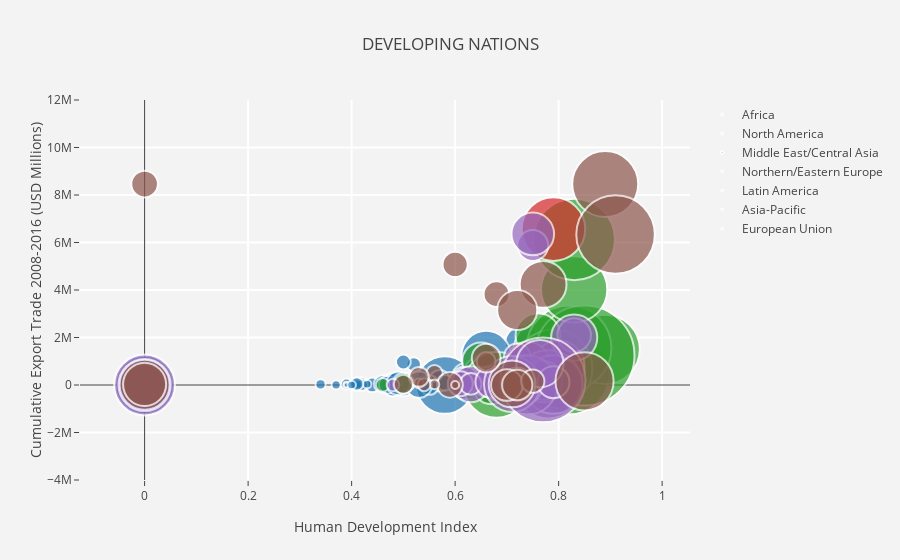

Notebook code for this chart:
### Markdown cell above
# **Developing vs First World Countries**

### Code cell
import plotly.plotly as py
import plotly.graph_objs as go
from plotly.offline import init_notebook_mode, iplot
init_notebook_mode(connected=True)
import pandas as pd
import math

df_2007 = DEVELOPING
df_2007['HDI'].fillna(0, inplace=True)
df_2007['ExpTrade_Mill'].fillna(0, inplace=True)
df_2007['Total Ecological Footprint'].fillna(0, inplace=True)
df_2007['GDP per Capita'].fillna(0, inplace=True)
df_2007["Population (millions)"].fillna(0, inplace=True)
df_2007["Carbon Footprint"].fillna(0, inplace=True)

#slope = 2.666051223553066e-05
hover_text = []
bubble_size = []

for index, row in df_2007.iterrows(): # each row of the df_2007 will be referenced
    hover_text.append(('Country: {country}<br>'+
                      'Total Ecological Footprint: {EcoFoot}<br>'+
                      'GDP per capita: {gdp}<br>'+
                      'Population (Millions): {pop}<br>'+
                      'Year: {year}').format(country=row['Country'],
                                            EcoFoot=row['Total Ecological Footprint'],
                                            gdp=row['GDP per Capita'],
                                            pop=row["Population (millions)"],
                                            year='2016'))
    #bubble_size.append(math.sqrt(row["Population (millions)"]*slope))
    bubble_size.append(row["Carbon Footprint"])

df_2007['text'] = hover_text
df_2007['size'] = bubble_size
sizeref = 2.*max(df_2007['size'])/(100**2)

trace0 = go.Scatter(
    x=df_2007['HDI'][df_2007['Region'] == 'Africa'],
    y=df_2007['ExpTrade_Mill'][df_2007['Region'] == 'Africa'],
    mode='markers',
    name='Africa',
    text=df_2007['text'][df_2007['Region'] == 'Africa'],
    marker=dict(
        symbol='circle',
        sizemode='area',
        sizeref=sizeref,
        size=df_2007['size'][df_2007['Region'] == 'Africa'],
        line=dict(
            width=2
        ),
    )
)
trace1 = go.Scatter(
    x=df_2007['HDI'][df_2007['Region'] == 'North America'],
    y=df_2007['ExpTrade_Mill'][df_2007['Region'] == 'North America'],
    mode='markers',
    name='North America',
    text=df_2007['text'][df_2007['Region'] == 'North America'],
    marker=dict(
        sizemode='area',
        sizeref=sizeref,
        size=df_2007['size'][df_2007['Region'] == 'North America'],
        line=dict(
            width=2
        ),
    )
)
trace2 = go.Scatter(
    x=df_2007['HDI'][df_2007['Region'] == 'Middle East/Central Asia'],
    y=df_2007['ExpTrade_Mill'][df_2007['Region'] == 'Middle East/Central Asia'],
    mode='markers',
    name='Middle East/Central Asia',
    text=df_2007['text'][df_2007['Region'] == 'Middle East/Central Asia'],
    marker=dict(
        sizemode='area',
        sizeref=sizeref,
        size=df_2007['size'][df_2007['Region'] == 'Middle East/Central Asia'],
        line=dict(
            width=2
        ),
    )
)
trace3 = go.Scatter(
    x=df_2007['HDI'][df_2007['Region'] == 'Northern/Eastern Europe'],
    y=df_2007['ExpTrade_Mill'][df_2007['Region'] == 'Northern/Eastern Europe'],
    mode='markers',
    name='Northern/Eastern Europe',
    text=df_2007['text'][df_2007['Region'] == 'Northern/Eastern Europe'],
    marker=dict(
        sizemode='area',
        sizeref=sizeref,
        size=df_2007['size'][df_2007['Region'] == 'Northern/Eastern Europe'],
        line=dict(
            width=2
        ),
    )
)
trace4 = go.Scatter(
    x=df_2007['HDI'][df_2007['Region'] == 'Latin America'],
    y=df_2007['ExpTrade_Mill'][df_2007['Region'] == 'Latin America'],
    mode='markers',
    name='Latin America',
    text=df_2007['text'][df_2007['Region'] == 'Latin America'],
    marker=dict(
        sizemode='area',
        sizeref=sizeref,
        size=df_2007['size'][df_2007['Region'] == 'Latin America'],
        line=dict(
            width=2
        ),
    )
)

trace5 = go.Scatter(
    x=df_2007['HDI'][df_2007['Region'] == 'Asia-Pacific'],
    y=df_2007['ExpTrade_Mill'][df_2007['Region'] == 'Asia-Pacific'],
    mode='markers',
    name='Asia-Pacific',
    text=df_2007['text'][df_2007['Region'] == 'Asia-Pacific'],
    marker=dict(
        sizemode='area',
        sizeref=sizeref,
        size=df_2007['size'][df_2007['Region'] == 'Asia-Pacific'],
        line=dict(
            width=2
        ),
    )
)

trace6 = go.Scatter(
     x=df_2007['HDI'][df_2007['Region'] == 'European Union'],
    y=df_2007['ExpTrade_Mill'][df_2007['Region'] == 'European Union'],
    mode='markers',
    name='European Union',
    text=df_2007['text'][df_2007['Region'] == 'European Union'],
    marker=dict(
        sizemode='area',
        sizeref=sizeref,
        size=df_2007['size'][df_2007['Region'] == 'European Union'],
        line=dict(
            width=2
        ),
    )
)
                      
trace7 = go.Scatter(
    x=df_2007['HDI'][df_2007['Region'] == 'nan'],
    y=df_2007['ExpTrade_Mill'][df_2007['Region'] == 'nan'],
    mode='markers',
    name='nan',
    text=df_2007['text'][df_2007['Region'] == 'nan'],
    marker=dict(
        sizemode='area',
        sizeref=sizeref,
        size=df_2007['size'][df_2007['Region'] == 'nan'],
        line=dict(
            width=2
        ),
    )
)
                      
data = [trace0, trace1, trace2, trace3, trace4, trace5, trace6, trace7]
layout = go.Layout(
    title='DEVELOPING NATIONS',
    xaxis=dict(
        title='Human Development Index',
        gridcolor='rgb(255, 255, 255)',
        #range=[0, 1],
        #type='log',
        zerolinewidth=1,
        ticklen=5,
        gridwidth=2,
    ),
    yaxis=dict(
        title='Cumulative Export Trade 2008-2016 (USD Millions)',
        gridcolor='rgb(255, 255, 255)',
        range=[-4000000, 12000000],
        zerolinewidth=1,
        ticklen=5,
        gridwidth=2,
    ),
    paper_bgcolor='rgb(243, 243, 243)',
    plot_bgcolor='rgb(243, 243, 243)',
)

fig = go.Figure(data=data, layout=layout)
iplot(fig)

### Figure 1 — Plotly figure (JSON) as saved in the notebook; plotly's stock layout.template omitted (floating-point values rounded to 4 significant figures)
{"data": [{"marker": {"line": {"width": 2}, "size": [1.14, 0.2, 0.51, 2.36, 0.12, 0.04, 0, 0.19, 0.08, 0.01, 0.25, 0.47, 0.47, 0.07, 0.07, 0.26, 0, 1.02, 3.17, 0.03, 0.07, 0.43, 0.21, 0.43, 0.16, 0.09, 0.2, 0.51, 0.14, 2.33, 0.07, 0.07, 0.1, 0.55, 1.99, 0.67, 0.17, 1.02, 0.1, 0.21, 0.07, 3.27, 0.37, 0.3, 0.07, 0.07, 2.34, 2.34, 0.67, 0.17, 0.31, 1.11, 0.08, 0.24, 0.53], "sizemode": "area", "sizeref": 0.001914, "symbol": "circle"}, "mode": "markers", "name": "Africa", "text": ["Country: Algeria<br>Total Ecological Footprint: 2.12<br>GDP per capita: $5,430.57<br>Population (Millions): 38.48<br>Year: 2016", "Country: Angola<br>Total Ecological Footprint: 0.93<br>GDP per capita: $4,665.91<br>Population (Millions): 20.82<br>Year: 2016", "Country: Benin<br>Total Ecological Footprint: 1.41<br>GDP per capita: $746.83<br>Population (Millions): 10.05<br>Year: 2016", "Country: Botswana<br>Total Ecological Footprint: 3.83<br>GDP per capita: $7,743.50<br>Population (Millions): 2.0<br>Year: 2016", "Country: Burkina Faso<br>Total Ecological Footprint: 1.21<br>GDP per capita: $671.07<br>Population (Millions): 16.46<br>Year: 2016", "Country: Burundi<br>Total Ecological Footprint: 0.8<br>GDP per capita: $276.69<br>Population (Millions): 9.85<br>Year: 2016", "Country: Cabo Verde<br>Total Ecological Footprint: 2.52<br>GDP per capita: $3,801.45<br>Population (Millions): 0.49<br>Year: 2016", "Country: Cameroon<br>Total Ecological Footprint: 1.17<br>GDP per capita: $1,271.21<br>Population (Millions): 21.7<br>Year: 2016", "Country: Central African Republic<br>Total Ecological Footprint: 1.24<br>GDP per capita: $495.04<br>Population (Millions): 4.53<br>Year: 2016", "Country: Chad<br>Total Ecological Footprint: 1.46<br>GDP per capita: $1,161.22<br>Population (Millions): 12.45<br>Year: 2016", "Country: Comoros<br>Total Ecological Footprint: 1.03<br>GDP per capita: $860.24<br>Population (Millions): 0.72<br>Year: 2016", "Country: Congo<br>Total Ecological Footprint: 1.29<br>GDP per capita: $1,943.69<br>Population (Millions): 4.34<br>Year: 2016", "Country: Congo<br>Total Ecological Footprint: 1.29<br>GDP per capita: $1,943.69<br>Population (Millions): 4.34<br>Year: 2016", "Country: Congo<br>Total Ecological Footprint: 0.82<br>GDP per capita: $338.63<br>Population (Millions): 65.7<br>Year: 2016", "Country: Congo<br>Total Ecological Footprint: 0.82<br>GDP per capita: $338.63<br>Population (Millions): 65.7<br>Year: 2016", "Country: CotedeIvoire<br>Total Ecological Footprint: 1.27<br>GDP per capita: $1,016.83<br>Population (Millions): 19.84<br>Year: 2016", "Country: Djibouti<br>Total Ecological Footprint: 2.19<br>GDP per capita: $1,433.17<br>Population (Millions): 0.86<br>Year: 2016", "Country: Egypt<br>Total Ecological Footprint: 2.15<br>GDP per capita: $2,930.33<br>Population (Millions): 80.72<br>Year: 2016", "Country: Equatorial Guinea<br>Total Ecological Footprint: 3.97<br>GDP per capita: $24,064.00<br>Population (Millions): 0.74<br>Year: 2016", "Country: Eritrea<br>Total Ecological Footprint: 0.42<br>GDP per capita: $439.73<br>Population (Millions): 6.13<br>Year: 2016", "Country: Ethiopia<br>Total Ecological Footprint: 1.02<br>GDP per capita: $379.38<br>Population (Millions): 91.73<br>Year: 2016", "Country: Gabon<br>Total Ecological Footprint: 2.02<br>GDP per capita: $11,989.00<br>Population (Millions): 1.63<br>Year: 2016", "Country: Gambia<br>Total Ecological Footprint: 1.03<br>GDP per capita: $505.76<br>Population (Millions): 1.79<br>Year: 2016", "Country: Ghana<br>Total Ecological Footprint: 1.97<br>GDP per capita: $1,627.90<br>Population (Millions): 25.37<br>Year: 2016", "Country: Guinea<br>Total Ecological Footprint: 1.41<br>GDP per capita: $459.09<br>Population (Millions): 11.45<br>Year: 2016", "Country: Guinea-Bissau<br>Total Ecological Footprint: 1.53<br>GDP per capita: $681.25<br>Population (Millions): 1.66<br>Year: 2016", "Country: Kenya<br>Total Ecological Footprint: 1.03<br>GDP per capita: $1,062.11<br>Population (Millions): 43.18<br>Year: 2016", "Country: Lesotho<br>Total Ecological Footprint: 1.66<br>GDP per capita: $1,338.42<br>Population (Millions): 2.05<br>Year: 2016", "Country: Liberia<br>Total Ecological Footprint: 1.21<br>GDP per capita: $397.38<br>Population (Millions): 4.19<br>Year: 2016", "Country: Libyan Arab Jamahiriya<br>Total Ecological Footprint: 3.69<br>GDP per capita: $5,859.43<br>Population (Millions): 6.16<br>Year: 2016", "Country: Madagascar<br>Total Ecological Footprint: 0.99<br>GDP per capita: $456.33<br>Population (Millions): 22.29<br>Year: 2016", "Country: Malawi<br>Total Ecological Footprint: 0.81<br>GDP per capita: $493.84<br>Population (Millions): 15.91<br>Year: 2016", "Country: Mali<br>Total Ecological Footprint: 1.53<br>GDP per capita: $741.22<br>Population (Millions): 14.85<br>Year: 2016", "Country: Mauritania<br>Total Ecological Footprint: 2.54<br>GDP per capita: $1,524.39<br>Population (Millions): 3.8<br>Year: 2016", "Country: Mauritius<br>Total Ecological Footprint: 3.46<br>GDP per capita: $8,811.15<br>Population (Millions): 1.24<br>Year: 2016", "Country: Morocco<br>Total Ecological Footprint: 1.68<br>GDP per capita: $3,149.43<br>Population (Millions): 32.52<br>Year: 2016", "Country: Mozambique<br>Total Ecological Footprint: 0.87<br>GDP per capita: $538.82<br>Population (Millions): 25.2<br>Year: 2016", "Country: Namibia<br>Total Ecological Footprint: 2.48<br>GDP per capita: $5,880.80<br>Population (Millions): 2.26<br>Year: 2016", "Country: Niger<br>Total Ecological Footprint: 1.56<br>GDP per capita: $410.91<br>Population (Millions): 17.16<br>Year: 2016", "Country: Nigeria<br>Total Ecological Footprint: 1.16<br>GDP per capita: $2,612.12<br>Population (Millions): 168.83<br>Year: 2016", "Country: Rwanda<br>Total Ecological Footprint: 0.87<br>GDP per capita: $628.08<br>Population (Millions): 11.46<br>Year: 2016", "Country: Réunion<br>Total Ecological Footprint: 3.65<br>GDP per capita: 0<br>Population (Millions): 0.86<br>Year: 2016", "Country: Sao Tome and Principe<br>Total Ecological Footprint: 1.49<br>GDP per capita: $1,384.53<br>Population (Millions): 0.19<br>Year: 2016", "Country: Senegal<br>Total Ecological Footprint: 1.21<br>GDP per capita: $1,079.27<br>Population (Millions): 13.73<br>Year: 2016", "Country: Sierra Leone<br>Total Ecological Footprint: 1.24<br>GDP per capita: $499.89<br>Population (Millions): 5.98<br>Year: 2016", "Country: Somalia<br>Total Ecological Footprint: 1.24<br>GDP per capita: 0<br>Population (Millions): 10.2<br>Year: 2016", "Country: South Africa<br>Total Ecological Footprint: 3.31<br>GDP per capita: $8,089.87<br>Population (Millions): 52.39<br>Year: 2016", "Country: South Africa<br>Total Ecological Footprint: 3.31<br>GDP per capita: $8,089.87<br>Population (Millions): 52.39<br>Year: 2016", "Country: Swaziland<br>Total Ecological Footprint: 2.01<br>GDP per capita: $4,657.48<br>Population (Millions): 1.23<br>Year: 2016", "Country: Tanzania, United Republic of<br>Total Ecological Footprint: 1.32<br>GDP per capita: $765.33<br>Population (Millions): 47.78<br>Year: 2016", "Country: Togo<br>Total Ecological Footprint: 1.13<br>GDP per capita: $580.86<br>Population (Millions): 6.64<br>Year: 2016", "Country: Tunisia<br>Total Ecological Footprint: 2.34<br>GDP per capita: $4,305.07<br>Population (Millions): 10.88<br>Year: 2016", "Country: Uganda<br>Total Ecological Footprint: 1.24<br>GDP per capita: $601.35<br>Population (Millions): 36.35<br>Year: 2016", "Country: Zambia<br>Total Ecological Footprint: 0.99<br>GDP per capita: $1,740.64<br>Population (Millions): 14.08<br>Year: 2016", "Country: Zimbabwe<br>Total Ecological Footprint: 1.37<br>GDP per capita: $865.91<br>Population (Millions): 13.72<br>Year: 2016"], "x": [0.73, 0.52, 0.48, 0.69, 0.39, 0.39, 0.64, 0.5, 0.37, 0.39, 0.5, 0.57, 0.57, 0.42, 0.42, 0, 0.46, 0.69, 0.58, 0.39, 0.43, 0.67, 0.44, 0.57, 0.41, 0.42, 0.54, 0.48, 0.42, 0.74, 0.51, 0.43, 0.41, 0.5, 0.77, 0.62, 0.41, 0.62, 0.34, 0.5, 0.48, 0, 0.55, 0.46, 0.4, 0, 0.66, 0.66, 0.53, 0.51, 0.47, 0.72, 0.48, 0.58, 0.49], "y": [1764000.0, 868300.0, 17190.0, 165300.0, 36720.0, 5875.0, 8576.0, 106100.0, 4247.0, 0, 311.3, 142300.0, 142300.0, 142300.0, 142300.0, 306200.0, 908.9, 571000.0, 0, 13.74, 73290.0, 109900.0, 2196.0, 180800.0, 28660.0, 140.1, 79840.0, 6603.0, 0, 0, 39630.0, 31990.0, 24610.0, 31320.0, 67750.0, 360100.0, 45530.0, 97930.0, 22830.0, 969200.0, 8842.0, 640.0, 222.2, 39290.0, 1265.0, 0, 1239000.0, 254900.0, 13630.0, 67150.0, 15210.0, 286300.0, 34130.0, 92280.0, 68340.0], "type": "scatter", "uid": "0fc64efd-6b53-4295-851f-aa2caf3b779e"}, {"marker": {"line": {"width": 2}, "size": [0], "sizemode": "area", "sizeref": 0.001914}, "mode": "markers", "name": "North America", "text": ["Country: Bermuda<br>Total Ecological Footprint: 5.77<br>GDP per capita: $70,626.30<br>Population (Millions): 0.06<br>Year: 2016"], "x": [0], "y": [365.3], "type": "scatter", "uid": "f737fe44-7cb2-4115-b96e-5ab8367ae49f"}, {"marker": {"line": {"width": 2}, "size": [0.18, 0.89, 1.25, 6.19, 0.83, 1.72, 1.36, 4.59, 1.09, 4.59, 6.89, 0.95, 2.52, 5.8, 9.57, 4.21, 0.81, 0.13, 1.92, 4.13, 6.37, 1.41, 0.42], "sizemode": "area", "sizeref": 0.001914}, "mode": "markers", "name": "Middle East/Central Asia", "text": ["Country: Afghanistan<br>Total Ecological Footprint: 0.79<br>GDP per capita: $614.66<br>Population (Millions): 29.82<br>Year: 2016", "Country: Armenia<br>Total Ecological Footprint: 2.23<br>GDP per capita: $3,426.39<br>Population (Millions): 2.97<br>Year: 2016", "Country: Azerbaijan<br>Total Ecological Footprint: 2.31<br>GDP per capita: $7,106.04<br>Population (Millions): 9.31<br>Year: 2016", "Country: Bahrain<br>Total Ecological Footprint: 7.49<br>GDP per capita: $24,299.00<br>Population (Millions): 1.32<br>Year: 2016", "Country: Georgia<br>Total Ecological Footprint: 1.58<br>GDP per capita: $3,710.70<br>Population (Millions): 4.36<br>Year: 2016", "Country: Iran<br>Total Ecological Footprint: 2.79<br>GDP per capita: $7,511.10<br>Population (Millions): 76.42<br>Year: 2016", "Country: Iraq<br>Total Ecological Footprint: 1.88<br>GDP per capita: $5,848.54<br>Population (Millions): 32.78<br>Year: 2016", "Country: Israel<br>Total Ecological Footprint: 6.22<br>GDP per capita: $33,718.90<br>Population (Millions): 7.64<br>Year: 2016", "Country: Jordan<br>Total Ecological Footprint: 2.1<br>GDP per capita: $4,615.17<br>Population (Millions): 7.01<br>Year: 2016", "Country: Kazakhstan<br>Total Ecological Footprint: 5.55<br>GDP per capita: $11,278.00<br>Population (Millions): 16.27<br>Year: 2016", "Country: Kuwait<br>Total Ecological Footprint: 8.13<br>GDP per capita: $41,830.50<br>Population (Millions): 3.25<br>Year: 2016", "Country: Kyrgyzstan<br>Total Ecological Footprint: 1.91<br>GDP per capita: $1,116.37<br>Population (Millions): 5.47<br>Year: 2016", "Country: Lebanon<br>Total Ecological Footprint: 3.84<br>GDP per capita: $9,143.86<br>Population (Millions): 4.65<br>Year: 2016", "Country: Oman<br>Total Ecological Footprint: 7.52<br>GDP per capita: $22,622.80<br>Population (Millions): 3.31<br>Year: 2016", "Country: Qatar<br>Total Ecological Footprint: 10.8<br>GDP per capita: $99,431.50<br>Population (Millions): 2.05<br>Year: 2016", "Country: Saudi Arabia<br>Total Ecological Footprint: 5.61<br>GDP per capita: $23,593.80<br>Population (Millions): 28.29<br>Year: 2016", "Country: Syrian Arab Republic<br>Total Ecological Footprint: 1.51<br>GDP per capita: 0<br>Population (Millions): 21.89<br>Year: 2016", "Country: Tajikistan<br>Total Ecological Footprint: 0.91<br>GDP per capita: $836.17<br>Population (Millions): 8.01<br>Year: 2016", "Country: Turkey<br>Total Ecological Footprint: 3.33<br>GDP per capita: $10,437.70<br>Population (Millions): 74.0<br>Year: 2016", "Country: Turkmenistan<br>Total Ecological Footprint: 5.47<br>GDP per capita: $5,290.14<br>Population (Millions): 5.17<br>Year: 2016", "Country: United Arab Emirates<br>Total Ecological Footprint: 7.93<br>GDP per capita: $40,817.40<br>Population (Millions): 9.206<br>Year: 2016", "Country: Uzbekistan<br>Total Ecological Footprint: 2.32<br>GDP per capita: $1,560.85<br>Population (Millions): 28.54<br>Year: 2016", "Country: Yemen<br>Total Ecological Footprint: 1.03<br>GDP per capita: $1,302.30<br>Population (Millions): 23.85<br>Year: 2016"], "x": [0.46, 0.73, 0.75, 0.82, 0.75, 0.76, 0.65, 0.89, 0.75, 0.78, 0.82, 0.65, 0.76, 0.79, 0.85, 0.83, 0.62, 0.62, 0.76, 0.68, 0.83, 0.67, 0.5], "y": [8780.0, 40450.0, 445800.0, 454200.0, 45640.0, 1035000.0, 994400.0, 1501000.0, 176600.0, 1437000.0, 1558000.0, 33090.0, 61080.0, 695300.0, 1242000.0, 4024000.0, 0, 692.3, 2075000.0, 5201.0, 6130000.0, 0, 71620.0], "type": "scatter", "uid": "751292b8-c976-40d1-9025-2834d39d39de"}, {"marker": {"line": {"width": 2}, "size": [0.87, 2.57, 1.74, 2.06, 1.03, 2.13, 3.87, 1.66, 1.92], "sizemode": "area", "sizeref": 0.001914}, "mode": "markers", "name": "Northern/Eastern Europe", "text": ["Country: Albania<br>Total Ecological Footprint: 2.21<br>GDP per capita: $4,534.37<br>Population (Millions): 3.16<br>Year: 2016", "Country: Belarus<br>Total Ecological Footprint: 5.09<br>GDP per capita: $6,300.45<br>Population (Millions): 9.4<br>Year: 2016", "Country: Bosnia Herzegovina<br>Total Ecological Footprint: 3.12<br>GDP per capita: $4,708.85<br>Population (Millions): 3.83<br>Year: 2016", "Country: Macedonia<br>Total Ecological Footprint: 3.26<br>GDP per capita: $5,174.89<br>Population (Millions): 2.11<br>Year: 2016", "Country: Moldova<br>Total Ecological Footprint: 1.78<br>GDP per capita: $1,971.03<br>Population (Millions): 3.51<br>Year: 2016", "Country: Montenegro<br>Total Ecological Footprint: 3.78<br>GDP per capita: $7,251.60<br>Population (Millions): 0.62<br>Year: 2016", "Country: Russian Federation<br>Total Ecological Footprint: 5.69<br>GDP per capita: $13,320.20<br>Population (Millions): 143.17<br>Year: 2016", "Country: Serbia<br>Total Ecological Footprint: 2.7<br>GDP per capita: $6,426.18<br>Population (Millions): 9.55<br>Year: 2016", "Country: Ukraine<br>Total Ecological Footprint: 2.84<br>GDP per capita: $3,589.63<br>Population (Millions): 45.53<br>Year: 2016"], "x": [0.73, 0.8, 0.73, 0.74, 0.68, 0.8, 0.79, 0.76, 0.74], "y": [47540.0, 785800.0, 113400.0, 61840.0, 45090.0, 6814.0, 6564000.0, 149500.0, 874600.0], "type": "scatter", "uid": "17260fc5-5459-416a-b815-3d81a29f085d"}, {"marker": {"line": {"width": 2}, "size": [0, 1.08, 0, 4.46, 3.28, 0.67, 0.91, 0, 3.56, 2.04, 0.67, 1.37, 1.23, 1.47, 0.86, 1.08, 0.84, 1.58, 0, 2.61, 0.7, 1.25, 0.15, 0.6, 1.09, 1.73, 1.74, 0, 0.45, 1.44, 0.97, 0.67, 3.34, 1.56, 0, 3.01, 6.89, 0.98, 2.13], "sizemode": "area", "sizeref": 0.001914}, "mode": "markers", "name": "Latin America", "text": ["Country: Antigua and Barbuda<br>Total Ecological Footprint: 5.38<br>GDP per capita: $13,205.10<br>Population (Millions): 0.09<br>Year: 2016", "Country: Argentina<br>Total Ecological Footprint: 3.14<br>GDP per capita: $13,540.00<br>Population (Millions): 41.09<br>Year: 2016", "Country: Aruba<br>Total Ecological Footprint: 11.88<br>GDP per capita: 0<br>Population (Millions): 0.1<br>Year: 2016", "Country: Bahamas<br>Total Ecological Footprint: 6.84<br>GDP per capita: $22,647.30<br>Population (Millions): 0.37<br>Year: 2016", "Country: Barbados<br>Total Ecological Footprint: 4.48<br>GDP per capita: $15,722.80<br>Population (Millions): 0.28<br>Year: 2016", "Country: Bolivia<br>Total Ecological Footprint: 2.96<br>GDP per capita: $2,253.09<br>Population (Millions): 10.5<br>Year: 2016", "Country: Brazil<br>Total Ecological Footprint: 3.11<br>GDP per capita: $13,237.60<br>Population (Millions): 198.66<br>Year: 2016", "Country: British Virgin Islands<br>Total Ecological Footprint: 2.86<br>GDP per capita: 0<br>Population (Millions): 0.03<br>Year: 2016", "Country: Cayman Islands<br>Total Ecological Footprint: 5.65<br>GDP per capita: 0<br>Population (Millions): 0.06<br>Year: 2016", "Country: Chile<br>Total Ecological Footprint: 4.36<br>GDP per capita: $14,525.80<br>Population (Millions): 17.46<br>Year: 2016", "Country: Colombia<br>Total Ecological Footprint: 1.87<br>GDP per capita: $7,305.22<br>Population (Millions): 47.7<br>Year: 2016", "Country: Costa Rica<br>Total Ecological Footprint: 2.84<br>GDP per capita: $8,979.96<br>Population (Millions): 4.8<br>Year: 2016", "Country: Cuba<br>Total Ecological Footprint: 1.95<br>GDP per capita: $5,175.94<br>Population (Millions): 11.27<br>Year: 2016", "Country: Dominica<br>Total Ecological Footprint: 2.57<br>GDP per capita: $7,088.01<br>Population (Millions): 0.07<br>Year: 2016", "Country: Dominican Republic<br>Total Ecological Footprint: 1.53<br>GDP per capita: $6,085.89<br>Population (Millions): 10.28<br>Year: 2016", "Country: Ecuador<br>Total Ecological Footprint: 2.17<br>GDP per capita: $5,192.88<br>Population (Millions): 15.49<br>Year: 2016", "Country: El Salvador<br>Total Ecological Footprint: 2.07<br>GDP per capita: $3,696.33<br>Population (Millions): 6.3<br>Year: 2016", "Country: French Guiana<br>Total Ecological Footprint: 2.34<br>GDP per capita: 0<br>Population (Millions): 0.24<br>Year: 2016", "Country: Grenada<br>Total Ecological Footprint: 2.98<br>GDP per capita: $7,410.48<br>Population (Millions): 0.1<br>Year: 2016", "Country: Guadeloupe<br>Total Ecological Footprint: 3.23<br>GDP per capita: 0<br>Population (Millions): 0.46<br>Year: 2016", "Country: Guatemala<br>Total Ecological Footprint: 1.89<br>GDP per capita: $3,233.80<br>Population (Millions): 15.08<br>Year: 2016", "Country: Guyana<br>Total Ecological Footprint: 3.07<br>GDP per capita: $3,269.46<br>Population (Millions): 0.8<br>Year: 2016", "Country: Haiti<br>Total Ecological Footprint: 0.61<br>GDP per capita: $749.13<br>Population (Millions): 10.17<br>Year: 2016", "Country: Honduras<br>Total Ecological Footprint: 1.68<br>GDP per capita: $2,269.51<br>Population (Millions): 7.94<br>Year: 2016", "Country: Jamaica<br>Total Ecological Footprint: 1.89<br>GDP per capita: $5,226.30<br>Population (Millions): 2.77<br>Year: 2016", "Country: Martinique<br>Total Ecological Footprint: 2.08<br>GDP per capita: 0<br>Population (Millions): 0.4<br>Year: 2016", "Country: Mexico<br>Total Ecological Footprint: 2.89<br>GDP per capita: $10,123.90<br>Population (Millions): 120.85<br>Year: 2016", "Country: Montserrat<br>Total Ecological Footprint: 7.78<br>GDP per capita: 0<br>Population (Millions): 0.0<br>Year: 2016", "Country: Nicaragua<br>Total Ecological Footprint: 1.39<br>GDP per capita: $1,626.85<br>Population (Millions): 5.99<br>Year: 2016", "Country: Panama<br>Total Ecological Footprint: 2.79<br>GDP per capita: $8,410.77<br>Population (Millions): 3.8<br>Year: 2016", "Country: Paraguay<br>Total Ecological Footprint: 4.16<br>GDP per capita: $3,557.31<br>Population (Millions): 6.69<br>Year: 2016", "Country: Peru<br>Total Ecological Footprint: 2.28<br>GDP per capita: $5,684.73<br>Population (Millions): 29.99<br>Year: 2016", "Country: Saint Kitts and Nevis<br>Total Ecological Footprint: 4.94<br>GDP per capita: $12,952.50<br>Population (Millions): 0.05<br>Year: 2016", "Country: Saint Lucia<br>Total Ecological Footprint: 2.45<br>GDP per capita: $7,737.20<br>Population (Millions): 0.18<br>Year: 2016", "Country: Saint Vincent and Grenadines<br>Total Ecological Footprint: 3.11<br>GDP per capita: $6,171.48<br>Population (Millions): 0.11<br>Year: 2016", "Country: Suriname<br>Total Ecological Footprint: 4.25<br>GDP per capita: $8,190.70<br>Population (Millions): 0.54<br>Year: 2016", "Country: Trinidad and Tobago<br>Total Ecological Footprint: 7.92<br>GDP per capita: $18,310.80<br>Population (Millions): 1.34<br>Year: 2016", "Country: Uruguay<br>Total Ecological Footprint: 2.91<br>GDP per capita: $14,238.10<br>Population (Millions): 3.4<br>Year: 2016", "Country: Venezuela<br>Total Ecological Footprint: 3.57<br>GDP per capita: $10,237.80<br>Population (Millions): 29.96<br>Year: 2016"], "x": [0.78, 0.83, 0, 0.78, 0.79, 0.65, 0.75, 0, 0, 0.83, 0.72, 0.76, 0.77, 0.72, 0.71, 0.73, 0.66, 0, 0.74, 0, 0.62, 0.63, 0.48, 0.61, 0.72, 0, 0.75, 0, 0.63, 0.77, 0.67, 0.73, 0.74, 0.73, 0.72, 0.71, 0.77, 0.79, 0.7638], "y": [2715.0, 2103000.0, 4303.0, 27780.0, 19050.0, 205000.0, 5875000.0, 0, 0, 1996000.0, 1186000.0, 253800.0, 29910.0, 1591.0, 165500.0, 552400.0, 118900.0, 436.8, 919.6, 501.0, 185300.0, 30140.0, 1347.0, 56070.0, 49740.0, 692.3, 6361000.0, 65.4, 44010.0, 194500.0, 122500.0, 676500.0, 883.9, 3565.0, 1272.0, 43410.0, 215500.0, 120900.0, 897400.0], "type": "scatter", "uid": "97a9fb58-1356-4efb-9a01-545d70c0e4ad"}, {"marker": {"line": {"width": 2}, "size": [0.26, 0.63, 3.24, 0, 2.32, 1.06, 2.39, 0.61, 0.64, 4.17, 0.68, 0.09, 2.1, 2.09, 0.09, 0, 0.16, 1.78, 0.38, 0.35, 0.34, 0.96, 5.91, 0, 0.52, 1.54, 0.06, 0.88, 0.79, 0], "sizemode": "area", "sizeref": 0.001914}, "mode": "markers", "name": "Asia-Pacific", "text": ["Country: Bangladesh<br>Total Ecological Footprint: 0.72<br>GDP per capita: $857.50<br>Population (Millions): 154.7<br>Year: 2016", "Country: Bhutan<br>Total Ecological Footprint: 4.84<br>GDP per capita: $2,395.00<br>Population (Millions): 0.74<br>Year: 2016", "Country: Brunei Darussalam<br>Total Ecological Footprint: 4.06<br>GDP per capita: $47,097.40<br>Population (Millions): 0.41<br>Year: 2016", "Country: Cambodia<br>Total Ecological Footprint: 1.21<br>GDP per capita: $877.64<br>Population (Millions): 14.86<br>Year: 2016", "Country: China<br>Total Ecological Footprint: 3.38<br>GDP per capita: $5,560.94<br>Population (Millions): 1408.04<br>Year: 2016", "Country: Fiji<br>Total Ecological Footprint: 2.9<br>GDP per capita: $4,201.37<br>Population (Millions): 0.88<br>Year: 2016", "Country: French Polynesia<br>Total Ecological Footprint: 4.73<br>GDP per capita: 0<br>Population (Millions): 0.27<br>Year: 2016", "Country: India<br>Total Ecological Footprint: 1.16<br>GDP per capita: $1,513.85<br>Population (Millions): 1236.69<br>Year: 2016", "Country: Indonesia<br>Total Ecological Footprint: 1.58<br>GDP per capita: $3,688.53<br>Population (Millions): 246.86<br>Year: 2016", "Country: Korea, Republic of<br>Total Ecological Footprint: 5.69<br>GDP per capita: $24,155.80<br>Population (Millions): 49.0<br>Year: 2016", "Country: Korea, Republic of<br>Total Ecological Footprint: 1.17<br>GDP per capita: 0<br>Population (Millions): 24.76<br>Year: 2016", "Country: Lao People's Democratic Republic<br>Total Ecological Footprint: 1.22<br>GDP per capita: $1,236.24<br>Population (Millions): 6.65<br>Year: 2016", "Country: Malaysia<br>Total Ecological Footprint: 3.71<br>GDP per capita: $10,252.60<br>Population (Millions): 29.24<br>Year: 2016", "Country: Mongolia<br>Total Ecological Footprint: 6.08<br>GDP per capita: $3,736.07<br>Population (Millions): 2.8<br>Year: 2016", "Country: Myanmar<br>Total Ecological Footprint: 1.43<br>GDP per capita: $1,117.58<br>Population (Millions): 52.8<br>Year: 2016", "Country: Nauru<br>Total Ecological Footprint: 2.94<br>GDP per capita: 0<br>Population (Millions): 0.01<br>Year: 2016", "Country: Nepal<br>Total Ecological Footprint: 0.98<br>GDP per capita: $700.07<br>Population (Millions): 27.47<br>Year: 2016", "Country: New Caledonia<br>Total Ecological Footprint: 3.58<br>GDP per capita: 0<br>Population (Millions): 0.25<br>Year: 2016", "Country: Pakistan<br>Total Ecological Footprint: 0.79<br>GDP per capita: $1,218.60<br>Population (Millions): 179.16<br>Year: 2016", "Country: Papua New Guinea<br>Total Ecological Footprint: 1.91<br>GDP per capita: $1,871.21<br>Population (Millions): 7.17<br>Year: 2016", "Country: Philippines<br>Total Ecological Footprint: 1.1<br>GDP per capita: $2,379.44<br>Population (Millions): 96.71<br>Year: 2016", "Country: Samoa<br>Total Ecological Footprint: 2.77<br>GDP per capita: $4,067.15<br>Population (Millions): 0.19<br>Year: 2016", "Country: Singapore<br>Total Ecological Footprint: 7.97<br>GDP per capita: $53,122.40<br>Population (Millions): 5.3<br>Year: 2016", "Country: Solomon Isds<br>Total Ecological Footprint: 1.29<br>GDP per capita: $1,647.86<br>Population (Millions): 0.55<br>Year: 2016", "Country: Sri Lanka<br>Total Ecological Footprint: 1.32<br>GDP per capita: $2,880.03<br>Population (Millions): 21.1<br>Year: 2016", "Country: Thailand<br>Total Ecological Footprint: 2.66<br>GDP per capita: $5,479.29<br>Population (Millions): 66.78<br>Year: 2016", "Country: Timor-Leste<br>Total Ecological Footprint: 0.48<br>GDP per capita: $5,167.86<br>Population (Millions): 1.11<br>Year: 2016", "Country: Tonga<br>Total Ecological Footprint: 2.7<br>GDP per capita: $4,330.90<br>Population (Millions): 0.1<br>Year: 2016", "Country: Viet Nam<br>Total Ecological Footprint: 1.65<br>GDP per capita: $1,532.31<br>Population (Millions): 90.8<br>Year: 2016", "Country: Wallis and Futuna Islands<br>Total Ecological Footprint: 2.07<br>GDP per capita: 0<br>Population (Millions): 0.01<br>Year: 2016"], "x": [0.56, 0.59, 0.85, 0.55, 0.72, 0.72, 0, 0.6, 0.68, 0.89, 0, 0.56, 0.77, 0.71, 0.53, 0, 0.54, 0, 0.53, 0.5, 0.66, 0.7, 0.91, 0.5, 0.75, 0.72, 0.6, 0.72, 0.66, 0], "y": [493700.0, 7899.0, 152800.0, 154300.0, 31560000.0, 30820.0, 6985.0, 5075000.0, 3825000.0, 8461000.0, 8461000.0, 24860.0, 4237000.0, 45540.0, 69350.0, 0, 11270.0, 26440.0, 340800.0, 30950.0, 993400.0, 1259.0, 6336000.0, 6817.0, 160500.0, 3155000.0, 433.9, 256.7, 1132000.0, 0], "type": "scatter", "uid": "d21c2633-0e3f-4d77-8b3c-787225c3ad2e"}, {"marker": {"line": {"width": 2}, "size": [0], "sizemode": "area", "sizeref": 0.001914}, "mode": "markers", "name": "European Union", "text": ["Country: Finland<br>Total Ecological Footprint: 5.87<br>GDP per capita: $50,960.20<br>Population (Millions): 5.41<br>Year: 2016"], "x": [0.88], "y": [1933000.0], "type": "scatter", "uid": "892ab3a2-59d1-44a3-a2fb-ecf624af5ddb"}, {"marker": {"line": {"width": 2}, "size": [], "sizemode": "area", "sizeref": 0.001914}, "mode": "markers", "name": "nan", "text": [], "x": [], "y": [], "type": "scatter", "uid": "f1cde5bd-cd7a-49ce-ac84-763ae7d60e54"}], "layout": {"paper_bgcolor": "rgb(243, 243, 243)", "plot_bgcolor": "rgb(243, 243, 243)", "title": {"text": "DEVELOPING NATIONS"}, "xaxis": {"gridcolor": "rgb(255, 255, 255)", "gridwidth": 2, "ticklen": 5, "title": {"text": "Human Development Index"}, "zerolinewidth": 1, "type": "linear", "range": [-0.1388, 1.071], "autorange": true}, "yaxis": {"gridcolor": "rgb(255, 255, 255)", "gridwidth": 2, "range": [-4000000, 12000000], "ticklen": 5, "title": {"text": "Cumulative Export Trade 2008-2016 (USD Millions)"}, "zerolinewidth": 1, "type": "linear"}, "autosize": true}}
